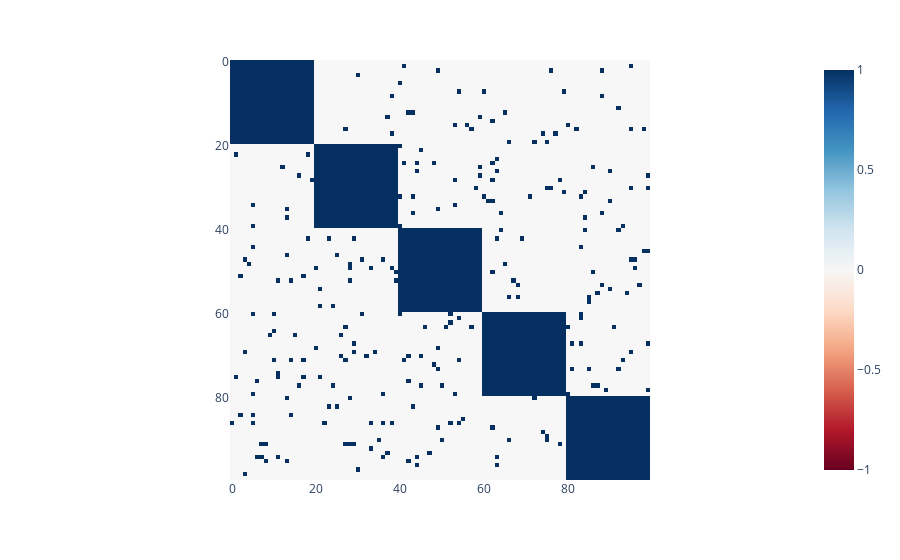

Notebook source saved alongside this figure:
### Code cell
# Plot A 
fig = px.imshow(generator.adjacency_matrix[:,0,:,0],zmin=-1,zmax=1,color_continuous_scale='RdBu')
fig.show()

### Figure 1 — Plotly figure (JSON) as saved in the notebook; plotly's stock layout.template omitted (floating-point values rounded to 4 significant figures; data arrays with more than 128 entries replaced by an {"elided": "..."} marker saying what was removed)
{"data": [{"coloraxis": "coloraxis", "hovertemplate": "x: %{x}<br>y: %{y}<br>color: %{z}<extra></extra>", "name": "0", "type": "heatmap", "xaxis": "x", "yaxis": "y", "z": {"elided": "100x100 int values"}}], "layout": {"coloraxis": {"cmax": 1, "cmin": -1, "colorscale": [[0, "rgb(103,0,31)"], [0.1, "rgb(178,24,43)"], [0.2, "rgb(214,96,77)"], [0.3, "rgb(244,165,130)"], [0.4, "rgb(253,219,199)"], [0.5, "rgb(247,247,247)"], [0.6, "rgb(209,229,240)"], [0.7, "rgb(146,197,222)"], [0.8, "rgb(67,147,195)"], [0.9, "rgb(33,102,172)"], [1, "rgb(5,48,97)"]]}, "margin": {"t": 60}, "xaxis": {"anchor": "y", "constrain": "domain", "domain": [0, 1], "scaleanchor": "y"}, "yaxis": {"anchor": "x", "autorange": "reversed", "constrain": "domain", "domain": [0, 1]}}}
